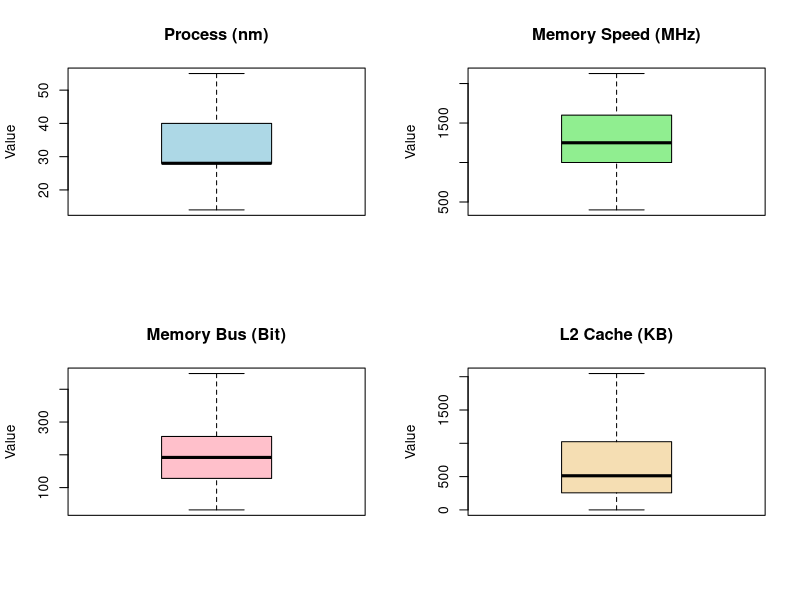

The R script that drew this image: (Note: this script raises an error after producing the figure.)
# Thống kê mô tả
main_df <- read.csv("./out.csv")
main_df <- main_df[,-1]
numeric_data <- main_df[, c(
  "Memory_Bandwidth",
  "Process",
  "Memory_Speed",
  "Memory_Bus",
  "L2_Cache"
)]
sds <- sapply(numeric_data, sd, na.rm = TRUE)
summary(numeric_data)
sds

par(mfrow = c(2, 2))

# Vẽ lần lượt từng biểu đồ
boxplot(
  main_df$Process,
  main = "Process (nm)",
  col = "lightblue",
  ylab = "Value"
)
boxplot(
  main_df$Memory_Speed,
  main = "Memory Speed (MHz)",
  col = "lightgreen",
  ylab = "Value"
)
boxplot(
  main_df$Memory_Bus,
  main = "Memory Bus (Bit)",
  col = "pink",
  ylab = "Value"
)
boxplot(
  main_df$L2_Cache,
  main = "L2 Cache (KB)",
  col = "wheat",
  ylab = "Value"
)

# Trả lại màn hình về chế độ 1x1 bình thường sau khi vẽ xong
par(mfrow = c(1, 1))

table(main_df$Manufacturer)
table(main_df$Memory_Type)

ggplot(main_df, aes(x = Memory_Bandwidth)) +
  geom_histogram(bins = 20,
                 fill = "skyblue",
                 color = "black")



ve_bieu_do_tuy_chinh <- function(du_lieu_x,
                                 du_lieu_y,
                                 nhan_x,
                                 nhan_y,
                                 namex,
                                 namey) {
  plot(
    x = du_lieu_x,
    y = du_lieu_y,
    # Tự động ghép chuỗi để tạo tiêu đề
    main = paste("Mối quan hệ giữa", namex, "và", namey),
    xlab = nhan_x,
    ylab = nhan_y,
    pch = 19,
    # Kiểu chấm tròn đặc
    col = "darkblue",
    # Màu sắc
    frame = FALSE
  )     # Bỏ khung viền
}

par(mfrow = c(2, 3))
ve_bieu_do_tuy_chinh(
  main_df$Memory_Bus,
  main_df$Memory_Bandwidth,
  "Bit",
  "GB/s",
  "Memory_Bus",
  "Memory_Bandwidth"
)
ve_bieu_do_tuy_chinh(
  main_df$L2_Cache,
  main_df$Memory_Bandwidth,
  "KB",
  "GB/s",
  "L2_Cache",
  "Memory_Bandwidth"
)
ve_bieu_do_tuy_chinh(
  main_df$Memory_Speed,
  main_df$Memory_Bandwidth,
  "MHz",
  "GB/s",
  "Memory_Speed",
  "Memory_Bandwidth"
)
ve_bieu_do_tuy_chinh(
  main_df$Process,
  main_df$Memory_Bandwidth,
  "nm",
  "GB/s",
  "Process",
  "Memory_Bandwidth"
)
ve_bieu_do_tuy_chinh(
  main_df$Memory,
  main_df$Memory_Bandwidth,
  "MB",
  "GB/s",
  "Memory",
  "Memory_Bandwidth"
)
par(mfrow = c(1, 1))

### Vẽ ma trận tương quan
library(corrplot)
# 1. Chọn các biến số quan trọng
my_data <- main_df[, c("Memory_Bandwidth", "Process", "Memory_Speed", "Memory_Bus", "L2_Cache", "Memory")]

# 2. Tính ma trận tương quan (Loại bỏ dòng NA nếu có)
cor_matrix <- cor(my_data, use = "complete.obs")
corrplot(cor_matrix, 
         method = "circle",       # Kiểu hiển thị: hình tròn
         type = "upper",          # Chỉ vẽ một nửa trên (cho đỡ rối)
         order = "hclust",        # Tự động gom nhóm các biến giống nhau lại gần nhau
         tl.col = "black",        # Màu chữ tên biến
         tl.srt = 45,             # Nghiêng chữ 45 độ cho dễ đọc
         addCoef.col = "black",   # Hiển thị thêm con số cụ thể (QUAN TRỌNG)
         number.cex = 0.8         # Cỡ chữ số
)